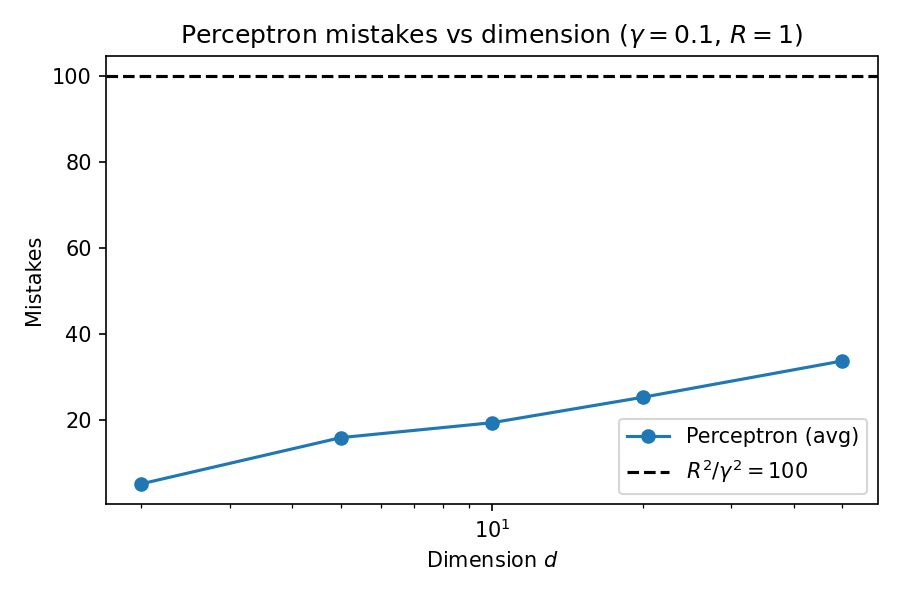

Write the Python code that produced this figure.
import numpy as np
import matplotlib.pyplot as plt
from perceptron import perceptron, generate_separable_data

dims = [2, 5, 10, 20, 50]
gamma = 0.1
R = 1.0
T = 2000
n_trials = 30

avg_mistakes = []

for d in dims:
    u = np.zeros(d)
    u[0] = 1.0
    rng = np.random.default_rng(0)
    total = 0
    for _ in range(n_trials):
        X, y = generate_separable_data(T, d, gamma, u, R=R, rng=rng)
        m, _ = perceptron(X, y)
        total += m
    avg_mistakes.append(total / n_trials)

bound = R**2 / gamma**2

fig, ax = plt.subplots(figsize=(6, 4))
ax.plot(dims, avg_mistakes, "o-", label="Perceptron (avg)")
ax.axhline(bound, color="k", linestyle="--", label=rf"$R^2/\gamma^2 = {bound:.0f}$")
ax.set_xlabel("Dimension $d$")
ax.set_ylabel("Mistakes")
ax.set_xscale("log")
ax.legend()
ax.set_title(r"Perceptron mistakes vs dimension ($\gamma=0.1$, $R=1$)")
fig.tight_layout()
fig.savefig("plot_dimension.png", dpi=150)
